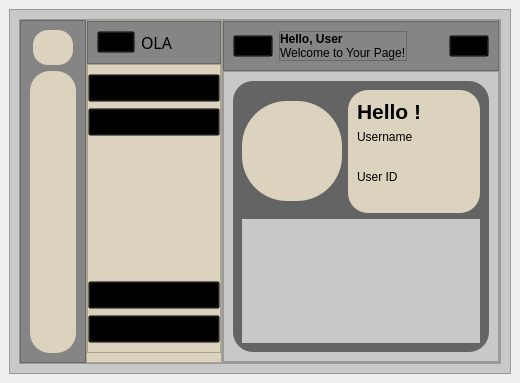
<?xml version="1.0" encoding="UTF-8"?>
<ui version="4.0">
 <class>MainWindow</class>
 <widget class="QMainWindow" name="MainWindow">
  <property name="geometry">
   <rect>
    <x>0</x>
    <y>0</y>
    <width>520</width>
    <height>383</height>
   </rect>
  </property>
  <property name="windowTitle">
   <string>MainWindow</string>
  </property>
  <widget class="QWidget" name="centralwidget">
   <property name="maximumSize">
    <size>
     <width>2000</width>
     <height>16777215</height>
    </size>
   </property>
   <layout class="QGridLayout" name="gridLayout">
    <item row="0" column="0">
     <widget class="QFrame" name="frame">
      <property name="styleSheet">
       <string notr="true">background-color:rgba(200,200,200,1);</string>
      </property>
      <property name="frameShape">
       <enum>QFrame::StyledPanel</enum>
      </property>
      <property name="frameShadow">
       <enum>QFrame::Raised</enum>
      </property>
      <layout class="QGridLayout" name="gridLayout_2">
       <property name="topMargin">
        <number>9</number>
       </property>
       <property name="rightMargin">
        <number>9</number>
       </property>
       <property name="bottomMargin">
        <number>9</number>
       </property>
       <property name="spacing">
        <number>0</number>
       </property>
       <item row="0" column="1">
        <widget class="QFrame" name="frame_2">
         <property name="frameShape">
          <enum>QFrame::StyledPanel</enum>
         </property>
         <property name="frameShadow">
          <enum>QFrame::Raised</enum>
         </property>
         <layout class="QGridLayout" name="gridLayout_3">
          <property name="leftMargin">
           <number>0</number>
          </property>
          <property name="topMargin">
           <number>0</number>
          </property>
          <property name="rightMargin">
           <number>0</number>
          </property>
          <property name="bottomMargin">
           <number>0</number>
          </property>
          <property name="spacing">
           <number>0</number>
          </property>
          <item row="0" column="0">
           <widget class="QFrame" name="frame_4">
            <property name="minimumSize">
             <size>
              <width>60</width>
              <height>0</height>
             </size>
            </property>
            <property name="maximumSize">
             <size>
              <width>70</width>
              <height>16777215</height>
             </size>
            </property>
            <property name="styleSheet">
             <string notr="true">background-color:rgb(133, 133, 133)</string>
            </property>
            <property name="frameShape">
             <enum>QFrame::StyledPanel</enum>
            </property>
            <property name="frameShadow">
             <enum>QFrame::Raised</enum>
            </property>
            <layout class="QGridLayout" name="gridLayout_9">
             <property name="leftMargin">
              <number>9</number>
             </property>
             <property name="horizontalSpacing">
              <number>0</number>
             </property>
             <property name="verticalSpacing">
              <number>6</number>
             </property>
             <item row="0" column="0">
              <widget class="QFrame" name="frame_11">
               <property name="maximumSize">
                <size>
                 <width>16777215</width>
                 <height>45</height>
                </size>
               </property>
               <property name="styleSheet">
                <string notr="true">
border-radius:  20px;
background-color:rgba(0,0,0,0);</string>
               </property>
               <property name="frameShape">
                <enum>QFrame::StyledPanel</enum>
               </property>
               <property name="frameShadow">
                <enum>QFrame::Raised</enum>
               </property>
               <layout class="QGridLayout" name="gridLayout_10">
                <property name="leftMargin">
                 <number>0</number>
                </property>
                <property name="topMargin">
                 <number>0</number>
                </property>
                <property name="rightMargin">
                 <number>0</number>
                </property>
                <property name="bottomMargin">
                 <number>0</number>
                </property>
                <property name="spacing">
                 <number>0</number>
                </property>
                <item row="0" column="0">
                 <widget class="QPushButton" name="pushButton_8">
                  <property name="minimumSize">
                   <size>
                    <width>35</width>
                    <height>35</height>
                   </size>
                  </property>
                  <property name="maximumSize">
                   <size>
                    <width>40</width>
                    <height>40</height>
                   </size>
                  </property>
                  <property name="font">
                   <font>
                    <pointsize>1</pointsize>
                   </font>
                  </property>
                  <property name="styleSheet">
                   <string notr="true">
background-color:rgb(219, 211, 189);
border-radius: 15px;</string>
                  </property>
                  <property name="text">
                   <string/>
                  </property>
                  <property name="icon">
                   <iconset resource="Coding/Resources.qrc">
                    <normaloff>:/newPrefix/language-exchange.png</normaloff>:/newPrefix/language-exchange.png</iconset>
                  </property>
                  <property name="iconSize">
                   <size>
                    <width>20</width>
                    <height>20</height>
                   </size>
                  </property>
                  <property name="checkable">
                   <bool>true</bool>
                  </property>
                 </widget>
                </item>
               </layout>
              </widget>
             </item>
             <item row="1" column="0">
              <widget class="QFrame" name="frame_12">
               <property name="styleSheet">
                <string notr="true">background-color:rgb(219, 211, 189);
border-radius:20px;
height:25px;
</string>
               </property>
               <property name="frameShape">
                <enum>QFrame::StyledPanel</enum>
               </property>
               <property name="frameShadow">
                <enum>QFrame::Raised</enum>
               </property>
               <layout class="QGridLayout" name="gridLayout_11">
                <property name="leftMargin">
                 <number>9</number>
                </property>
                <property name="topMargin">
                 <number>9</number>
                </property>
                <property name="rightMargin">
                 <number>9</number>
                </property>
                <property name="bottomMargin">
                 <number>9</number>
                </property>
                <property name="spacing">
                 <number>6</number>
                </property>
                <item row="2" column="0">
                 <widget class="QPushButton" name="profile_Button_1">
                  <property name="styleSheet">
                   <string notr="true">background-color:rgba(0,0,0,0);</string>
                  </property>
                  <property name="text">
                   <string/>
                  </property>
                  <property name="icon">
                   <iconset resource="Coding/Resources.qrc">
                    <normaloff>:/newPrefix/user.png</normaloff>
                    <normalon>:/newPrefix/usercolor.png</normalon>:/newPrefix/user.png</iconset>
                  </property>
                  <property name="iconSize">
                   <size>
                    <width>18</width>
                    <height>18</height>
                   </size>
                  </property>
                  <property name="checkable">
                   <bool>true</bool>
                  </property>
                  <property name="autoRepeat">
                   <bool>false</bool>
                  </property>
                  <property name="autoExclusive">
                   <bool>true</bool>
                  </property>
                 </widget>
                </item>
                <item row="4" column="0">
                 <widget class="QPushButton" name="Setting_Button_1">
                  <property name="styleSheet">
                   <string notr="true">background-color:rgba(0,0,0,0);</string>
                  </property>
                  <property name="text">
                   <string/>
                  </property>
                  <property name="icon">
                   <iconset resource="Coding/Resources.qrc">
                    <normaloff>:/newPrefix/settings.png</normaloff>
                    <normalon>:/newPrefix/settingscolor.png</normalon>:/newPrefix/settings.png</iconset>
                  </property>
                  <property name="iconSize">
                   <size>
                    <width>18</width>
                    <height>18</height>
                   </size>
                  </property>
                  <property name="checkable">
                   <bool>true</bool>
                  </property>
                 </widget>
                </item>
                <item row="5" column="0">
                 <widget class="QPushButton" name="Signout_Button_1">
                  <property name="styleSheet">
                   <string notr="true">background-color:rgba(0,0,0,0);</string>
                  </property>
                  <property name="text">
                   <string/>
                  </property>
                  <property name="icon">
                   <iconset resource="Coding/Resources.qrc">
                    <normaloff>:/newPrefix/sign-out-alt.png</normaloff>
                    <normalon>:/newPrefix/sign-out-alt_color.png</normalon>:/newPrefix/sign-out-alt.png</iconset>
                  </property>
                  <property name="iconSize">
                   <size>
                    <width>18</width>
                    <height>18</height>
                   </size>
                  </property>
                  <property name="checkable">
                   <bool>true</bool>
                  </property>
                 </widget>
                </item>
                <item row="3" column="0">
                 <spacer name="verticalSpacer_2">
                  <property name="orientation">
                   <enum>Qt::Vertical</enum>
                  </property>
                  <property name="sizeType">
                   <enum>QSizePolicy::Expanding</enum>
                  </property>
                  <property name="sizeHint" stdset="0">
                   <size>
                    <width>20</width>
                    <height>40</height>
                   </size>
                  </property>
                 </spacer>
                </item>
                <item row="0" column="0" rowspan="2">
                 <widget class="QPushButton" name="Home_Button_1">
                  <property name="font">
                   <font>
                    <pointsize>12</pointsize>
                   </font>
                  </property>
                  <property name="styleSheet">
                   <string notr="true">background-color:rgba(0,0,0,0);</string>
                  </property>
                  <property name="text">
                   <string/>
                  </property>
                  <property name="icon">
                   <iconset resource="Coding/Resources.qrc">
                    <normaloff>:/newPrefix/home.png</normaloff>
                    <normalon>:/newPrefix/homecolor.png</normalon>:/newPrefix/home.png</iconset>
                  </property>
                  <property name="iconSize">
                   <size>
                    <width>18</width>
                    <height>18</height>
                   </size>
                  </property>
                  <property name="checkable">
                   <bool>true</bool>
                  </property>
                  <property name="checked">
                   <bool>false</bool>
                  </property>
                  <property name="autoExclusive">
                   <bool>false</bool>
                  </property>
                 </widget>
                </item>
               </layout>
              </widget>
             </item>
            </layout>
           </widget>
          </item>
          <item row="0" column="1">
           <widget class="QFrame" name="frame_3">
            <property name="minimumSize">
             <size>
              <width>115</width>
              <height>0</height>
             </size>
            </property>
            <property name="maximumSize">
             <size>
              <width>150</width>
              <height>16777215</height>
             </size>
            </property>
            <property name="styleSheet">
             <string notr="true">background-color: rgb(219, 211, 189);</string>
            </property>
            <property name="frameShape">
             <enum>QFrame::StyledPanel</enum>
            </property>
            <property name="frameShadow">
             <enum>QFrame::Raised</enum>
            </property>
            <layout class="QVBoxLayout" name="verticalLayout_2">
             <property name="spacing">
              <number>0</number>
             </property>
             <property name="leftMargin">
              <number>0</number>
             </property>
             <property name="topMargin">
              <number>0</number>
             </property>
             <property name="rightMargin">
              <number>0</number>
             </property>
             <item>
              <widget class="QFrame" name="frame_9">
               <property name="enabled">
                <bool>true</bool>
               </property>
               <property name="maximumSize">
                <size>
                 <width>16777215</width>
                 <height>100</height>
                </size>
               </property>
               <property name="styleSheet">
                <string notr="true">background-color: rgb(133, 133, 133);</string>
               </property>
               <property name="frameShape">
                <enum>QFrame::StyledPanel</enum>
               </property>
               <property name="frameShadow">
                <enum>QFrame::Raised</enum>
               </property>
               <layout class="QGridLayout" name="gridLayout_7">
                <item row="0" column="0">
                 <widget class="QPushButton" name="pushButton_3">
                  <property name="styleSheet">
                   <string notr="true">background-color: rgba(0,0,0,0);</string>
                  </property>
                  <property name="text">
                   <string/>
                  </property>
                  <property name="icon">
                   <iconset resource="Coding/Resources.qrc">
                    <normaloff>:/newPrefix/language-exchange.png</normaloff>:/newPrefix/language-exchange.png</iconset>
                  </property>
                 </widget>
                </item>
                <item row="0" column="1" alignment="Qt::AlignHCenter|Qt::AlignVCenter">
                 <widget class="QLabel" name="label_3">
                  <property name="maximumSize">
                   <size>
                    <width>50</width>
                    <height>16777215</height>
                   </size>
                  </property>
                  <property name="font">
                   <font>
                    <family>OCR A Extended</family>
                    <pointsize>12</pointsize>
                   </font>
                  </property>
                  <property name="text">
                   <string>OLA</string>
                  </property>
                 </widget>
                </item>
                <item row="0" column="2">
                 <spacer name="horizontalSpacer_2">
                  <property name="orientation">
                   <enum>Qt::Horizontal</enum>
                  </property>
                  <property name="sizeType">
                   <enum>QSizePolicy::Fixed</enum>
                  </property>
                  <property name="sizeHint" stdset="0">
                   <size>
                    <width>40</width>
                    <height>20</height>
                   </size>
                  </property>
                 </spacer>
                </item>
               </layout>
              </widget>
             </item>
             <item>
              <widget class="QFrame" name="frame_10">
               <property name="styleSheet">
                <string notr="true">height:20px;</string>
               </property>
               <property name="frameShape">
                <enum>QFrame::StyledPanel</enum>
               </property>
               <property name="frameShadow">
                <enum>QFrame::Raised</enum>
               </property>
               <layout class="QGridLayout" name="gridLayout_8">
                <property name="leftMargin">
                 <number>0</number>
                </property>
                <property name="rightMargin">
                 <number>0</number>
                </property>
                <item row="2" column="0">
                 <spacer name="verticalSpacer">
                  <property name="orientation">
                   <enum>Qt::Vertical</enum>
                  </property>
                  <property name="sizeHint" stdset="0">
                   <size>
                    <width>20</width>
                    <height>40</height>
                   </size>
                  </property>
                 </spacer>
                </item>
                <item row="3" column="0">
                 <widget class="QPushButton" name="Settings_button_2">
                  <property name="styleSheet">
                   <string notr="true">background-color:rgba(0,0,0,0);</string>
                  </property>
                  <property name="text">
                   <string>Settings</string>
                  </property>
                  <property name="icon">
                   <iconset resource="Coding/Resources.qrc">
                    <normaloff>:/newPrefix/settings.png</normaloff>:/newPrefix/settings.png</iconset>
                  </property>
                  <property name="iconSize">
                   <size>
                    <width>18</width>
                    <height>18</height>
                   </size>
                  </property>
                 </widget>
                </item>
                <item row="4" column="0">
                 <widget class="QPushButton" name="Signout_Button_2">
                  <property name="styleSheet">
                   <string notr="true">background-color:rgba(0,0,0,0);</string>
                  </property>
                  <property name="text">
                   <string>Sign Out</string>
                  </property>
                  <property name="icon">
                   <iconset resource="Coding/Resources.qrc">
                    <normaloff>:/newPrefix/sign-out-alt.png</normaloff>:/newPrefix/sign-out-alt.png</iconset>
                  </property>
                  <property name="iconSize">
                   <size>
                    <width>18</width>
                    <height>18</height>
                   </size>
                  </property>
                 </widget>
                </item>
                <item row="0" column="0">
                 <widget class="QPushButton" name="Home_button_2">
                  <property name="styleSheet">
                   <string notr="true">background-color:rgba(0,0,0,0);
</string>
                  </property>
                  <property name="text">
                   <string>Home</string>
                  </property>
                  <property name="icon">
                   <iconset resource="Coding/Resources.qrc">
                    <normaloff>:/newPrefix/home.png</normaloff>:/newPrefix/home.png</iconset>
                  </property>
                  <property name="iconSize">
                   <size>
                    <width>18</width>
                    <height>18</height>
                   </size>
                  </property>
                 </widget>
                </item>
                <item row="1" column="0">
                 <widget class="QPushButton" name="Profile_button_1">
                  <property name="styleSheet">
                   <string notr="true">background-color:rgba(0,0,0,0);</string>
                  </property>
                  <property name="text">
                   <string>Profile</string>
                  </property>
                  <property name="icon">
                   <iconset resource="Coding/Resources.qrc">
                    <normaloff>:/newPrefix/user.png</normaloff>:/newPrefix/user.png</iconset>
                  </property>
                  <property name="iconSize">
                   <size>
                    <width>18</width>
                    <height>18</height>
                   </size>
                  </property>
                 </widget>
                </item>
               </layout>
              </widget>
             </item>
            </layout>
           </widget>
          </item>
          <item row="0" column="3">
           <widget class="QFrame" name="frame_6">
            <property name="maximumSize">
             <size>
              <width>3000</width>
              <height>16777215</height>
             </size>
            </property>
            <property name="frameShape">
             <enum>QFrame::StyledPanel</enum>
            </property>
            <property name="frameShadow">
             <enum>QFrame::Raised</enum>
            </property>
            <layout class="QGridLayout" name="gridLayout_5">
             <property name="leftMargin">
              <number>0</number>
             </property>
             <property name="topMargin">
              <number>0</number>
             </property>
             <property name="rightMargin">
              <number>0</number>
             </property>
             <property name="bottomMargin">
              <number>0</number>
             </property>
             <property name="spacing">
              <number>0</number>
             </property>
             <item row="0" column="0">
              <widget class="QFrame" name="frame_5">
               <property name="maximumSize">
                <size>
                 <width>16777215</width>
                 <height>70</height>
                </size>
               </property>
               <property name="styleSheet">
                <string notr="true">background-color: rgb(133, 133, 133);</string>
               </property>
               <property name="frameShape">
                <enum>QFrame::StyledPanel</enum>
               </property>
               <property name="frameShadow">
                <enum>QFrame::Raised</enum>
               </property>
               <layout class="QGridLayout" name="gridLayout_4">
                <item row="0" column="2">
                 <widget class="QPushButton" name="pushButton">
                  <property name="styleSheet">
                   <string notr="true">background-color:rgba(0,0,0,0);</string>
                  </property>
                  <property name="text">
                   <string/>
                  </property>
                  <property name="icon">
                   <iconset resource="Coding/Resources.qrc">
                    <normaloff>:/newPrefix/menu-burger.png</normaloff>:/newPrefix/menu-burger.png</iconset>
                  </property>
                  <property name="checkable">
                   <bool>true</bool>
                  </property>
                 </widget>
                </item>
                <item row="0" column="5">
                 <widget class="QPushButton" name="pushButton_2">
                  <property name="styleSheet">
                   <string notr="true">background-color:rgba(0,0,0,0);</string>
                  </property>
                  <property name="text">
                   <string/>
                  </property>
                  <property name="icon">
                   <iconset resource="Coding/Resources.qrc">
                    <normaloff>:/newPrefix/user.png</normaloff>:/newPrefix/user.png</iconset>
                  </property>
                 </widget>
                </item>
                <item row="0" column="3">
                 <widget class="QFrame" name="frame_8">
                  <property name="frameShape">
                   <enum>QFrame::StyledPanel</enum>
                  </property>
                  <property name="frameShadow">
                   <enum>QFrame::Raised</enum>
                  </property>
                  <layout class="QVBoxLayout" name="verticalLayout">
                   <property name="spacing">
                    <number>0</number>
                   </property>
                   <property name="leftMargin">
                    <number>0</number>
                   </property>
                   <property name="topMargin">
                    <number>0</number>
                   </property>
                   <property name="rightMargin">
                    <number>0</number>
                   </property>
                   <property name="bottomMargin">
                    <number>0</number>
                   </property>
                   <item>
                    <widget class="QLabel" name="label">
                     <property name="font">
                      <font>
                       <weight>75</weight>
                       <bold>true</bold>
                      </font>
                     </property>
                     <property name="text">
                      <string>Hello, User</string>
                     </property>
                    </widget>
                   </item>
                   <item>
                    <widget class="QLabel" name="label_2">
                     <property name="text">
                      <string>Welcome to Your Page!</string>
                     </property>
                    </widget>
                   </item>
                  </layout>
                 </widget>
                </item>
                <item row="0" column="4">
                 <spacer name="horizontalSpacer">
                  <property name="orientation">
                   <enum>Qt::Horizontal</enum>
                  </property>
                  <property name="sizeHint" stdset="0">
                   <size>
                    <width>40</width>
                    <height>20</height>
                   </size>
                  </property>
                 </spacer>
                </item>
               </layout>
              </widget>
             </item>
             <item row="1" column="0">
              <widget class="QFrame" name="frame_7">
               <property name="frameShape">
                <enum>QFrame::StyledPanel</enum>
               </property>
               <property name="frameShadow">
                <enum>QFrame::Raised</enum>
               </property>
               <layout class="QGridLayout" name="gridLayout_6">
                <property name="leftMargin">
                 <number>0</number>
                </property>
                <property name="topMargin">
                 <number>0</number>
                </property>
                <property name="rightMargin">
                 <number>0</number>
                </property>
                <property name="bottomMargin">
                 <number>0</number>
                </property>
                <property name="horizontalSpacing">
                 <number>0</number>
                </property>
                <property name="verticalSpacing">
                 <number>5</number>
                </property>
                <item row="0" column="0">
                 <widget class="QStackedWidget" name="stackedWidget">
                  <property name="styleSheet">
                   <string notr="true">QWidget#Settings_page{
border-image: url(:/newPrefix/Snipaste_2024-08-09_15-29-51.png);
}</string>
                  </property>
                  <property name="currentIndex">
                   <number>2</number>
                  </property>
                  <widget class="QWidget" name="Menu_page">
                   <property name="styleSheet">
                    <string notr="true">QWidget#Menu_page{
border-image: url(:/newPrefix/Snipaste_2024-08-09_15-29-51.png);
}</string>
                   </property>
                   <layout class="QGridLayout" name="gridLayout_12">
                    <item row="0" column="0">
                     <widget class="QFrame" name="Home_frame">
                      <property name="styleSheet">
                       <string notr="true">QFrame#Home_frame{
background-color:rgba(0,0,0,0.5);
border-radius: 20px;
}</string>
                      </property>
                      <property name="frameShape">
                       <enum>QFrame::StyledPanel</enum>
                      </property>
                      <property name="frameShadow">
                       <enum>QFrame::Raised</enum>
                      </property>
                      <layout class="QGridLayout" name="gridLayout_13">
                       <item row="1" column="0">
                        <widget class="QFrame" name="frame_13">
                         <property name="styleSheet">
                          <string notr="true">background-color:rgba(0,0,0,0);
</string>
                         </property>
                         <property name="frameShape">
                          <enum>QFrame::StyledPanel</enum>
                         </property>
                         <property name="frameShadow">
                          <enum>QFrame::Raised</enum>
                         </property>
                         <layout class="QHBoxLayout" name="horizontalLayout_2">
                          <item>
                           <widget class="QWidget" name="widget" native="true">
                            <property name="styleSheet">
                             <string notr="true">background-color: rgba(133, 133, 133,0.8);
border-radius:20px;</string>
                            </property>
                            <layout class="QGridLayout" name="gridLayout_14">
                             <item row="0" column="0">
                              <widget class="QPushButton" name="pushButton_7">
                               <property name="styleSheet">
                                <string notr="true">height:150px;
background-color:rgba(0,0,0,0);
</string>
                               </property>
                               <property name="text">
                                <string/>
                               </property>
                               <property name="icon">
                                <iconset resource="Coding/Resources.qrc">
                                 <normaloff>:/newPrefix/add-image.png</normaloff>:/newPrefix/add-image.png</iconset>
                               </property>
                               <property name="iconSize">
                                <size>
                                 <width>40</width>
                                 <height>40</height>
                                </size>
                               </property>
                              </widget>
                             </item>
                            </layout>
                           </widget>
                          </item>
                          <item>
                           <widget class="QWidget" name="widget_2" native="true">
                            <property name="styleSheet">
                             <string notr="true">background-color: rgba(133, 133, 133,0.8);
border-radius:20px;</string>
                            </property>
                            <layout class="QGridLayout" name="gridLayout_15">
                             <item row="0" column="0">
                              <widget class="QPushButton" name="pushButton_14">
                               <property name="styleSheet">
                                <string notr="true">height:150px;
background-color:rgba(0,0,0,0);</string>
                               </property>
                               <property name="text">
                                <string/>
                               </property>
                               <property name="icon">
                                <iconset resource="Coding/Resources.qrc">
                                 <normaloff>:/newPrefix/photo-capture.png</normaloff>:/newPrefix/photo-capture.png</iconset>
                               </property>
                               <property name="iconSize">
                                <size>
                                 <width>40</width>
                                 <height>40</height>
                                </size>
                               </property>
                              </widget>
                             </item>
                            </layout>
                           </widget>
                          </item>
                         </layout>
                        </widget>
                       </item>
                       <item row="0" column="0" alignment="Qt::AlignHCenter">
                        <widget class="QLabel" name="label_4">
                         <property name="maximumSize">
                          <size>
                           <width>16777215</width>
                           <height>50</height>
                          </size>
                         </property>
                         <property name="font">
                          <font>
                           <family>OCR A Extended</family>
                           <pointsize>15</pointsize>
                          </font>
                         </property>
                         <property name="styleSheet">
                          <string notr="true">background-color:rgba(0,0,0,0);
color:rgba(255,255,255,1);</string>
                         </property>
                         <property name="text">
                          <string>OCR Learning App</string>
                         </property>
                        </widget>
                       </item>
                      </layout>
                     </widget>
                    </item>
                   </layout>
                  </widget>
                  <widget class="QWidget" name="Settings_page">
                   <layout class="QGridLayout" name="gridLayout_19">
                    <item row="0" column="0">
                     <widget class="QFrame" name="Settings_frame">
                      <property name="styleSheet">
                       <string notr="true">QFrame#Settings_frame{
background-color:rgba(0,0,0,0.5);
border-radius: 20px;
}</string>
                      </property>
                      <property name="frameShape">
                       <enum>QFrame::StyledPanel</enum>
                      </property>
                      <property name="frameShadow">
                       <enum>QFrame::Raised</enum>
                      </property>
                      <layout class="QGridLayout" name="gridLayout_20">
                       <item row="0" column="0">
                        <widget class="QWidget" name="widget_5" native="true">
                         <property name="styleSheet">
                          <string notr="true">background-color:rgba(0,0,0,0);</string>
                         </property>
                         <layout class="QGridLayout" name="gridLayout_21">
                          <item row="0" column="0">
                           <widget class="QPushButton" name="pushButton_16">
                            <property name="styleSheet">
                             <string notr="true">background-color:rgba(0,0,0,0);
height:100px;</string>
                            </property>
                            <property name="text">
                             <string/>
                            </property>
                            <property name="icon">
                             <iconset resource="Coding/Resources.qrc">
                              <normaloff>:/newPrefix/settings_white.png</normaloff>:/newPrefix/settings_white.png</iconset>
                            </property>
                            <property name="iconSize">
                             <size>
                              <width>80</width>
                              <height>80</height>
                             </size>
                            </property>
                           </widget>
                          </item>
                         </layout>
                        </widget>
                       </item>
                       <item row="1" column="0">
                        <widget class="QLabel" name="label_5">
                         <property name="maximumSize">
                          <size>
                           <width>16777215</width>
                           <height>80</height>
                          </size>
                         </property>
                         <property name="font">
                          <font>
                           <family>OCR A Extended</family>
                           <pointsize>14</pointsize>
                          </font>
                         </property>
                         <property name="styleSheet">
                          <string notr="true">background-color:rgba(0,0,0,0);
color:rgb(255,255,255);</string>
                         </property>
                         <property name="text">
                          <string>Telah Diatur Oleh </string>
                         </property>
                         <property name="alignment">
                          <set>Qt::AlignCenter</set>
                         </property>
                        </widget>
                       </item>
                       <item row="2" column="0">
                        <widget class="QLabel" name="label_6">
                         <property name="maximumSize">
                          <size>
                           <width>16777215</width>
                           <height>80</height>
                          </size>
                         </property>
                         <property name="font">
                          <font>
                           <family>OCR A Extended</family>
                           <pointsize>14</pointsize>
                          </font>
                         </property>
                         <property name="styleSheet">
                          <string notr="true">background-color:rgba(0,0,0,0);
color:rgb(255,255,255);</string>
                         </property>
                         <property name="text">
                          <string>Yang di Atas</string>
                         </property>
                         <property name="alignment">
                          <set>Qt::AlignCenter</set>
                         </property>
                        </widget>
                       </item>
                      </layout>
                     </widget>
                    </item>
                   </layout>
                  </widget>
                  <widget class="QWidget" name="Profile_page">
                   <property name="styleSheet">
                    <string notr="true">QWidget#page_2{
border-image: url(:/newPrefix/Snipaste_2024-08-09_15-29-51.png);
}</string>
                   </property>
                   <layout class="QGridLayout" name="gridLayout_16">
                    <item row="0" column="0">
                     <widget class="QFrame" name="Profile_frame">
                      <property name="styleSheet">
                       <string notr="true">QFrame#Profile_frame{
background-color:rgba(0,0,0,0.5);
border-radius: 20px;
}</string>
                      </property>
                      <property name="frameShape">
                       <enum>QFrame::StyledPanel</enum>
                      </property>
                      <property name="frameShadow">
                       <enum>QFrame::Raised</enum>
                      </property>
                      <layout class="QGridLayout" name="gridLayout_17">
                       <item row="0" column="1">
                        <widget class="QFrame" name="frame_14">
                         <property name="styleSheet">
                          <string notr="true">border-radius:20px;
background-color: rgb(219, 211, 189);</string>
                         </property>
                         <property name="frameShape">
                          <enum>QFrame::StyledPanel</enum>
                         </property>
                         <property name="frameShadow">
                          <enum>QFrame::Raised</enum>
                         </property>
                         <layout class="QGridLayout" name="gridLayout_22">
                          <item row="2" column="0">
                           <widget class="QLabel" name="label_8">
                            <property name="text">
                             <string/>
                            </property>
                           </widget>
                          </item>
                          <item row="0" column="0">
                           <widget class="QLabel" name="label_7">
                            <property name="font">
                             <font>
                              <pointsize>16</pointsize>
                              <weight>75</weight>
                              <bold>true</bold>
                             </font>
                            </property>
                            <property name="text">
                             <string>Hello !</string>
                            </property>
                           </widget>
                          </item>
                          <item row="3" column="0">
                           <widget class="QLabel" name="label_10">
                            <property name="text">
                             <string>User ID</string>
                            </property>
                           </widget>
                          </item>
                          <item row="1" column="0">
                           <widget class="QLabel" name="label_9">
                            <property name="text">
                             <string>Username</string>
                            </property>
                           </widget>
                          </item>
                          <item row="4" column="0">
                           <widget class="QLabel" name="label_11">
                            <property name="text">
                             <string/>
                            </property>
                           </widget>
                          </item>
                         </layout>
                        </widget>
                       </item>
                       <item row="1" column="0" colspan="2">
                        <widget class="QWidget" name="widget_4" native="true"/>
                       </item>
                       <item row="0" column="0">
                        <widget class="QWidget" name="widget_3" native="true">
                         <property name="minimumSize">
                          <size>
                           <width>30</width>
                           <height>30</height>
                          </size>
                         </property>
                         <property name="maximumSize">
                          <size>
                           <width>100</width>
                           <height>100</height>
                          </size>
                         </property>
                         <property name="styleSheet">
                          <string notr="true">border-radius:45px;
background-color: rgb(219, 211, 189);
</string>
                         </property>
                         <layout class="QGridLayout" name="gridLayout_18">
                          <item row="0" column="0">
                           <widget class="QPushButton" name="pushButton_15">
                            <property name="styleSheet">
                             <string notr="true">height: 70px;
background-color:rgba(255,255,255,0);
</string>
                            </property>
                            <property name="text">
                             <string/>
                            </property>
                            <property name="icon">
                             <iconset resource="Coding/Resources.qrc">
                              <normaloff>:/newPrefix/user.png</normaloff>:/newPrefix/user.png</iconset>
                            </property>
                            <property name="iconSize">
                             <size>
                              <width>45</width>
                              <height>45</height>
                             </size>
                            </property>
                           </widget>
                          </item>
                         </layout>
                        </widget>
                       </item>
                      </layout>
                     </widget>
                    </item>
                   </layout>
                  </widget>
                 </widget>
                </item>
               </layout>
              </widget>
             </item>
            </layout>
           </widget>
          </item>
         </layout>
        </widget>
       </item>
      </layout>
     </widget>
    </item>
   </layout>
  </widget>
 </widget>
 <resources>
  <include location="Coding/Resources.qrc"/>
 </resources>
 <connections>
  <connection>
   <sender>pushButton</sender>
   <signal>toggled(bool)</signal>
   <receiver>frame_4</receiver>
   <slot>setVisible(bool)</slot>
   <hints>
    <hint type="sourcelabel">
     <x>249</x>
     <y>57</y>
    </hint>
    <hint type="destinationlabel">
     <x>29</x>
     <y>181</y>
    </hint>
   </hints>
  </connection>
  <connection>
   <sender>pushButton</sender>
   <signal>toggled(bool)</signal>
   <receiver>frame_3</receiver>
   <slot>setHidden(bool)</slot>
   <hints>
    <hint type="sourcelabel">
     <x>249</x>
     <y>57</y>
    </hint>
    <hint type="destinationlabel">
     <x>179</x>
     <y>34</y>
    </hint>
   </hints>
  </connection>
 </connections>
</ui>
